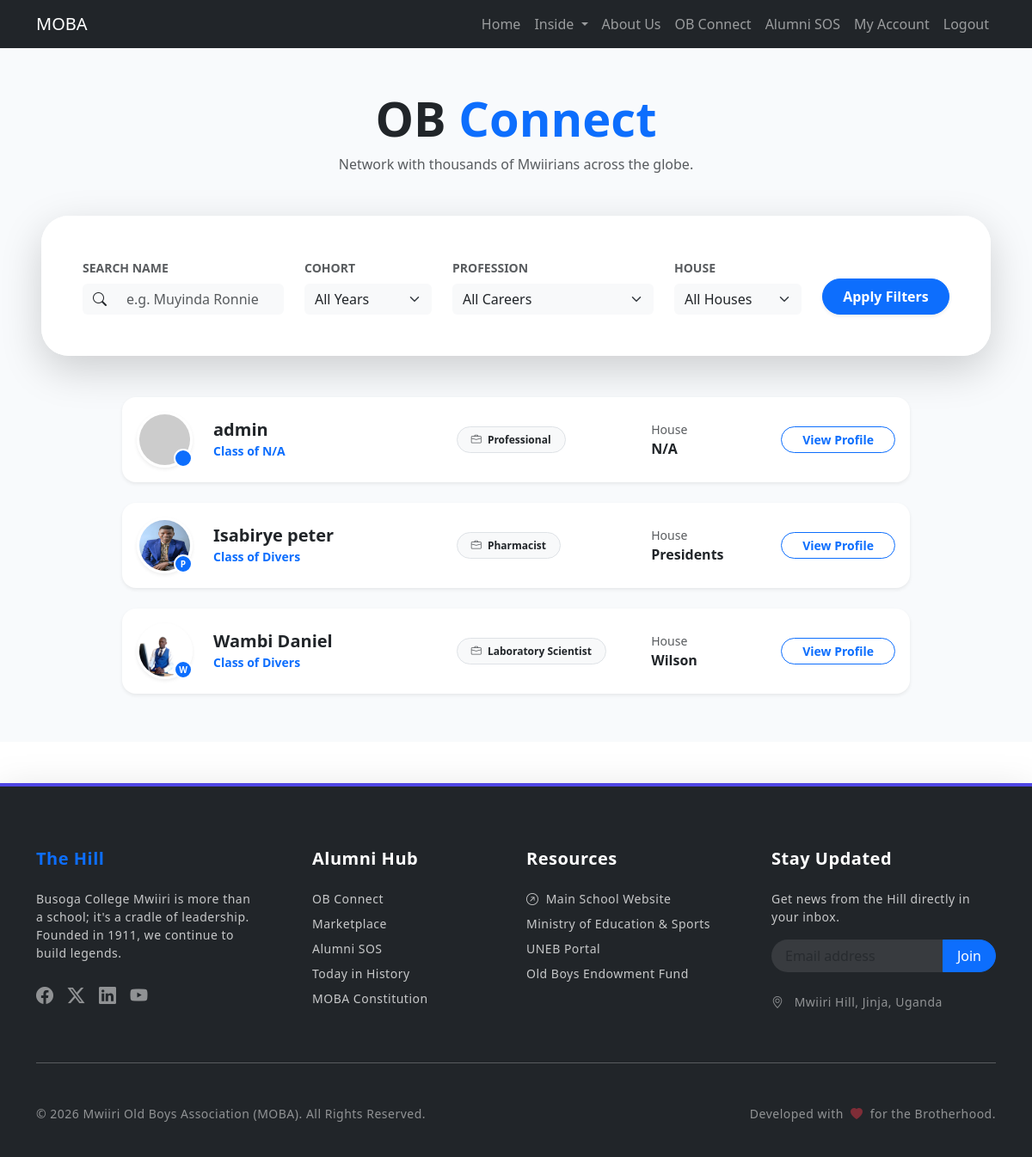
/connect/ob-connect/ (signed in), run on an earlier commit of the app's database.
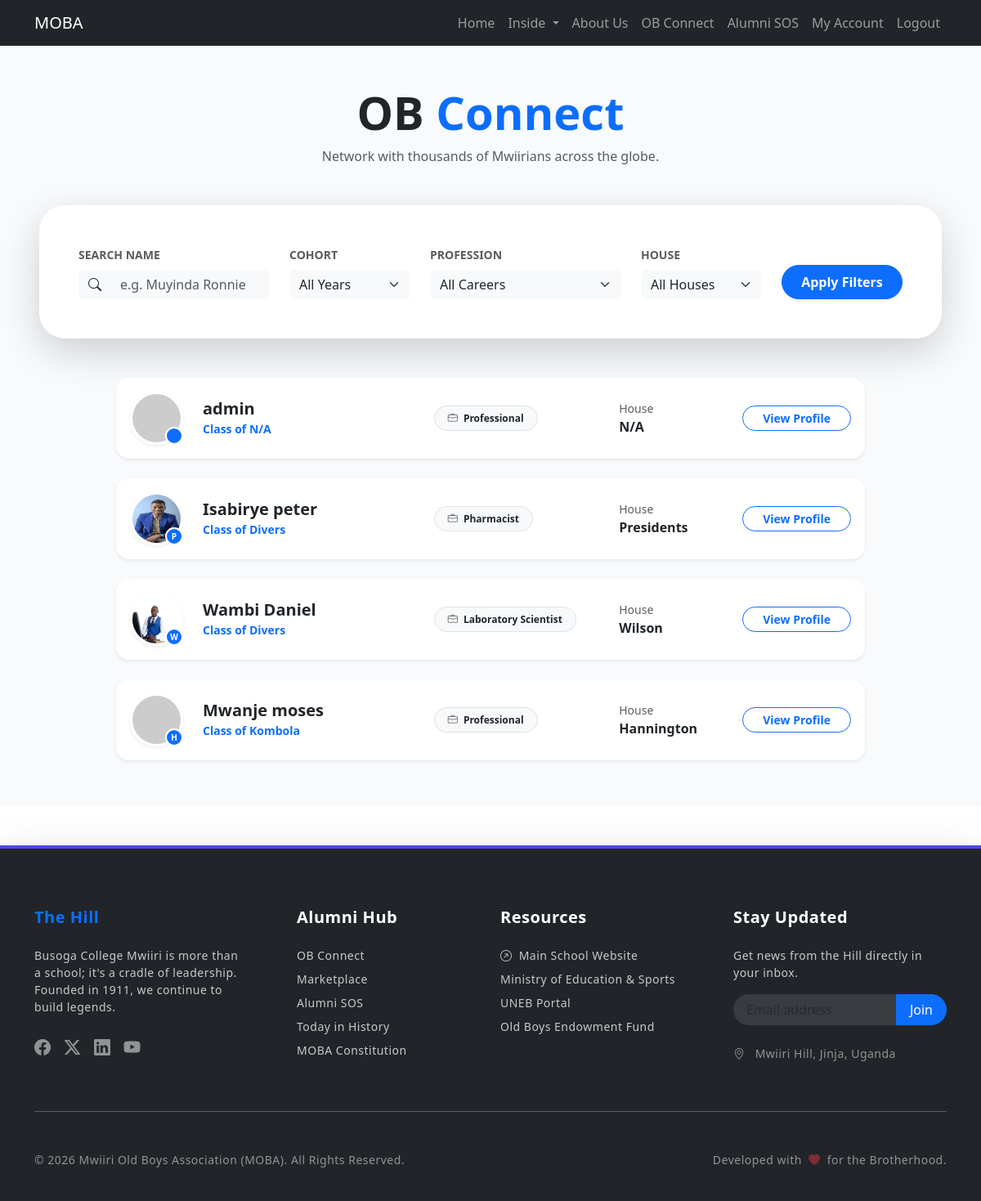
And on a later commit of the database.
### users/models.py (models this page shows, shortened)
class User(AbstractUser):
    class Role(models.TextChoices):
        PUBLIC = "PUBLIC", "Public"
        SUBSCRIBER = "SUBSCRIBER", "Subscriber"
        ADMIN = "ADMIN", "Admin"
    base_role = Role.PUBLIC
    role = models.CharField(max_length=50, choices=Role.choices, default=base_role)
    cohort = models.ForeignKey('organisation.Cohort', on_delete=models.SET_NULL, null=True, blank=True)
    house = models.ForeignKey('organisation.House', on_delete=models.SET_NULL, null=True, blank=True)
    phone_number = models.CharField(max_length=20)
    linkedin_profile = models.URLField(blank=True)
    website = models.URLField(blank=True)
    address = models.CharField(max_length=255, blank=True)
    profession = models.ForeignKey('organisation.Profession', on_delete=models.SET_NULL, null=True, blank=True)
    whatsapp_contact = models.CharField(max_length=20, blank=True)
    biography = models.TextField(max_length=150, blank=True)
    side_hustle = models.TextField(blank=True)

class Profile(models.Model):
    user = models.OneToOneField(User, on_delete=models.CASCADE)
    bio = models.TextField(blank=True)
    profile_picture = models.ImageField(upload_to='profile_pictures/', blank=True)

### organisation/models.py (models this page shows, shortened)
class House(models.Model):
    name = models.CharField(max_length=255)

class Cohort(models.Model):
    name = models.CharField(max_length=255)

class Profession(models.Model):
    name = models.CharField(max_length=255, unique=True)

### connect/views.py (the view)
# urls.py: path('ob-connect/', views.ob_connect, name='ob_connect'),
@login_required
def ob_connect(request):
    users = User.objects.all()
    cohorts = Cohort.objects.all()
    professions = Profession.objects.all()
    houses = House.objects.all()
    name_query = request.GET.get('name')
    cohort_query = request.GET.get('cohort')
    profession_query = request.GET.get('profession')
    house_query = request.GET.get('house')
    if name_query:
        users = users.filter(first_name__icontains=name_query) | users.filter(last_name__icontains=name_query)
    if cohort_query:
        users = users.filter(cohort_id=cohort_query)
    if profession_query:
        users = users.filter(profession_id=profession_query)
    if house_query:
        users = users.filter(house_id=house_query)
    context = {
        'users': users,
        'cohorts': cohorts,
        'professions': professions,
        'houses': houses,
    }
    return render(request, 'connect/ob_connect.html', context)

### connect/templates/connect/ob_connect.html (shortened to what this page needs)
{% extends "base.html" %}
{% block content %}
<div class="container-fluid py-5 px-lg-5" style="background-color: #f8fafc; min-height: 100vh;">
    <div class="text-center mb-5">
        <h1 class="fw-bold display-4">OB <span class="text-primary">Connect</span></h1>
        <p class="text-muted mx-auto" style="max-width: 600px;">Network with thousands of Mwiirians across the globe.</p>
    </div>
    <div class="card shadow-lg border-0 rounded-5 mb-5 overflow-hidden">
        <div class="card-body p-4 p-md-5 bg-white">
            <form method="get" class="row g-4 align-items-end">
                <div class="col-md-3">
                    <label for="name" class="form-label small fw-bold text-uppercase text-muted">Search Name</label>
                    <div class="input-group">
                        <span class="input-group-text bg-light border-0"><i class="bi bi-search"></i></span>
                        <input type="text" name="name" id="name" class="form-control bg-light border-0" placeholder="e.g. Muyinda Ronnie" value="{{ request.GET.name }}">
                    </div>
                </div>
                <div class="col-md-2">
                    <label for="cohort" class="form-label small fw-bold text-uppercase text-muted">Cohort</label>
                    <select name="cohort" id="cohort" class="form-select bg-light border-0">
                        <option value="">All Years</option>
                    </select>
                </div>
                <div class="col-md-3">
                    <label for="profession" class="form-label small fw-bold text-uppercase text-muted">Profession</label>
                    <select name="profession" id="profession" class="form-select bg-light border-0">
                        <option value="">All Careers</option>
                    </select>
                </div>
                <div class="col-md-2">
                    <label for="house" class="form-label small fw-bold text-uppercase text-muted">House</label>
                    <select name="house" id="house" class="form-select bg-light border-0">
                        <option value="">All Houses</option>
                    </select>
                </div>
                <div class="col-md-2">
                    <button type="submit" class="btn btn-primary w-100 rounded-pill py-2 fw-bold shadow-sm">
                        Apply Filters
                    </button>
                </div>
            </form>
        </div>
    </div>
    <div class="row justify-content-center">
        <div class="col-xl-10">
            <div class="list-group gap-3">
                {% for user in users %}
                <div class="list-group-item border-0 shadow-sm rounded-4 alumni-list-item p-3 mb-2">
                    <div class="row align-items-center">
                        <div class="col-auto">
                            <div class="position-relative">
                                <img src="{% if user.profile.profile_picture %}{{ user.profile.profile_picture.url }}{% else %}https://ui-avatars.com/api/?name={{ user.username }}&background=4f46e5&color=fff&size=100{% endif %}"
                                     class="rounded-circle border border-3 border-white shadow-sm" width="65" height="65" alt="Avatar">
                                <div class="house-indicator-sm bg-primary" title="House: {{ user.house.name }}">{{ user.house.name|slice:":1" }}</div>
                            </div>
                        </div>
                        <div class="col">
                            <h5 class="fw-bold mb-0 text-dark">{{ user.get_full_name|default:user.username }}</h5>
                            <span class="text-primary small fw-bold">Class of {{ user.cohort.name|default:"N/A" }}</span>
                        </div>
                        <div class="col-md-3 d-none d-md-block">
                            <span class="badge bg-light text-dark rounded-pill px-3 py-2 border small">
                                <i class="bi bi-briefcase me-1 text-muted"></i> {{ user.profession.name|default:"Professional" }}
                            </span>
                        </div>
                        <div class="col-md-2 d-none d-lg-block">
                            <small class="text-muted d-block">House</small>
                            <span class="fw-bold text-dark">{{ user.house.name|default:"N/A" }}</span>
                        </div>
                        <div class="col-auto">
                            <a href="{% url 'view_ob' user.id %}" class="btn btn-outline-primary rounded-pill px-4 btn-sm fw-bold">
                                View Profile
                            </a>
                        </div>
                    </div>
                </div>
                {% endfor %}
            </div>
        </div>
    </div>
</div>
{% endblock %}

### core/templates/base.html (shortened to what this page needs)
<!DOCTYPE html>
<html lang="en">
<head>
    <link rel="stylesheet" href="https://cdn.jsdelivr.net/npm/bootstrap@5.3.0/dist/css/bootstrap.min.css">
    <link rel="stylesheet" href="https://cdnjs.cloudflare.com/ajax/libs/font-awesome/6.4.0/css/all.min.css">
    <link rel="stylesheet" href="https://cdn.jsdelivr.net/npm/bootstrap-icons@1.11.1/font/bootstrap-icons.css">
</head>
<body>
    {% include 'navbar.html' %}
    <main>
        {% block content %}
        {% endblock %}
    </main>
    {% include 'footer.html' %}
</body>
</html>

### core/templates/navbar.html (shortened to what this page needs)
<nav class="navbar navbar-expand-lg navbar-dark bg-dark">
    <div class="container">
        <a class="navbar-brand" href="#">MOBA</a>
        <div class="collapse navbar-collapse" id="navbarNav">
            <ul class="navbar-nav ms-auto">
                <li class="nav-item">
                    <a class="nav-link" href="{% url 'home' %}">Home</a>
                </li>
                <li class="nav-item dropdown">
                    <a class="nav-link dropdown-toggle" href="#" id="navbarDropdown" role="button" data-bs-toggle="dropdown" aria-expanded="false">
                        Inside
                    </a>
                </li>
                <li class="nav-item">
                    <a class="nav-link" href="{% url 'about' %}">About Us</a>
                </li>
                {% if user.is_authenticated %}
                <li class="nav-item">
                    <a class="nav-link" href="{% url 'ob_connect' %}">OB Connect</a>
                </li>
                <li class="nav-item">
                    <a class="nav-link" href="{% url 'alumni_sos' %}">Alumni SOS</a>
                </li>
                <li class="nav-item">
                    <a class="nav-link" href="{% url 'my_account' %}">My Account</a>
                </li>
                <li class="nav-item">
                    <a class="nav-link" href="{% url 'logout' %}">Logout</a>
                </li>
                {% endif %}
            </ul>
        </div>
    </div>
</nav>

### core/templates/footer.html (shortened to what this page needs)
<footer class="bg-dark text-white pt-5 pb-3 mt-5 shadow-lg" style="border-top: 4px solid #4f46e5;">
    <div class="container py-4">
        <div class="row g-4">
            <div class="col-lg-3 col-md-6">
                <h5 class="fw-bold mb-4 text-primary">The Hill</h5>
                <p class="small opacity-75 mb-4">
                    Busoga College Mwiiri is more than a school; it's a cradle of leadership. Founded in 1911, we continue to build legends.
                </p>
                <div class="d-flex gap-3">
                    <a href="#" class="text-white opacity-50 hover-opacity-100"><i class="bi bi-facebook fs-5"></i></a>
                    <a href="#" class="text-white opacity-50 hover-opacity-100"><i class="bi bi-twitter-x fs-5"></i></a>
                    <a href="#" class="text-white opacity-50 hover-opacity-100"><i class="bi bi-linkedin fs-5"></i></a>
                    <a href="#" class="text-white opacity-50 hover-opacity-100"><i class="bi bi-youtube fs-5"></i></a>
                </div>
            </div>
            <div class="col-lg-3 col-md-6 ps-lg-5">
                <h5 class="fw-bold mb-4 text-white">Alumni Hub</h5>
                <ul class="list-unstyled small">
                    <li class="mb-2"><a href="{% url 'ob_connect' %}" class="text-decoration-none text-white opacity-75 hover-link">OB Connect</a></li>
                    <li class="mb-2"><a href="{% url 'products' %}" class="text-decoration-none text-white opacity-75 hover-link">Marketplace</a></li>
                    <li class="mb-2"><a href="{% url 'alumni_sos' %}" class="text-decoration-none text-white opacity-75 hover-link">Alumni SOS</a></li>
                    <li class="mb-2"><a href="{% url 'history' %}" class="text-decoration-none text-white opacity-75 hover-link">Today in History</a></li>
                    <li class="mb-2"><a href="#" class="text-decoration-none text-white opacity-75 hover-link">MOBA Constitution</a></li>
                </ul>
            </div>
            <div class="col-lg-3 col-md-6">
                <h5 class="fw-bold mb-4 text-white">Resources</h5>
                <ul class="list-unstyled small">
                    <li class="mb-2">
                        <a href="https://mwiri.sc.ug/" target="_blank" class="text-decoration-none text-white opacity-75 hover-link">
                            <i class="bi bi-arrow-up-right-circle me-1"></i> Main School Website
                        </a>
                    </li>
                    <li class="mb-2">
                        <a href="https://www.education.go.ug/" target="_blank" class="text-decoration-none text-white opacity-75 hover-link">
                            Ministry of Education & Sports
                        </a>
                    </li>
                    <li class="mb-2">
                        <a href="#" class="text-decoration-none text-white opacity-75 hover-link">UNEB Portal</a>
                    </li>
                    <li class="mb-2">
                        <a href="#" class="text-decoration-none text-white opacity-75 hover-link">Old Boys Endowment Fund</a>
                    </li>
                </ul>
            </div>
            <div class="col-lg-3 col-md-6">
                <h5 class="fw-bold mb-4 text-white">Stay Updated</h5>
                <p class="small opacity-75">Get news from the Hill directly in your inbox.</p>
                <div class="input-group mb-3">
                    <input type="email" class="form-control bg-secondary border-0 text-white small rounded-start-pill px-3" placeholder="Email address" style="background: rgba(255,255,255,0.1) !important;">
                    <button class="btn btn-primary rounded-end-pill px-3" type="button">Join</button>
                </div>
                <div class="small opacity-50 mt-4">
                    <i class="bi bi-geo-alt me-2"></i> Mwiiri Hill, Jinja, Uganda
                </div>
            </div>
        </div>
        <hr class="my-5 opacity-10">
        <div class="row align-items-center">
            <div class="col-md-6 text-center text-md-start">
                <p class="small mb-0 opacity-50">&copy; {% now "Y" %} Mwiiri Old Boys Association (MOBA). All Rights Reserved.</p>
            </div>
            <div class="col-md-6 text-center text-md-end mt-3 mt-md-0">
                <p class="small mb-0 opacity-50">Developed with <i class="bi bi-heart-fill text-danger mx-1"></i> for the Brotherhood.</p>
            </div>
        </div>
    </div>
</footer>

### connect/templates/connect/ob_connect.html (style rules this page uses)
.alumni-list-item { background: #ffffff; transition: all 0.2s ease-in-out; border: 1px solid transparent !important; }
.house-indicator-sm { position: absolute; bottom: 0; right: 0; width: 22px; height: 22px; border-radius: 50%; display: flex; align-items: center; justify-content: center; font-size: 10px; font-weight: bold; color: white; border: 2px solid white; }

### core/templates/footer.html (style rules this page uses)
.hover-link { transition: 0.3s; }
footer { letter-spacing: 0.5px; }
a { transition: all 0.3s ease; }

What changed in the data, as far as the page shows it:
added User: house.name "H", get_full_name "Mwanje moses", cohort.name "Kombola", profession.name "Professional", house.name "Hannington"
